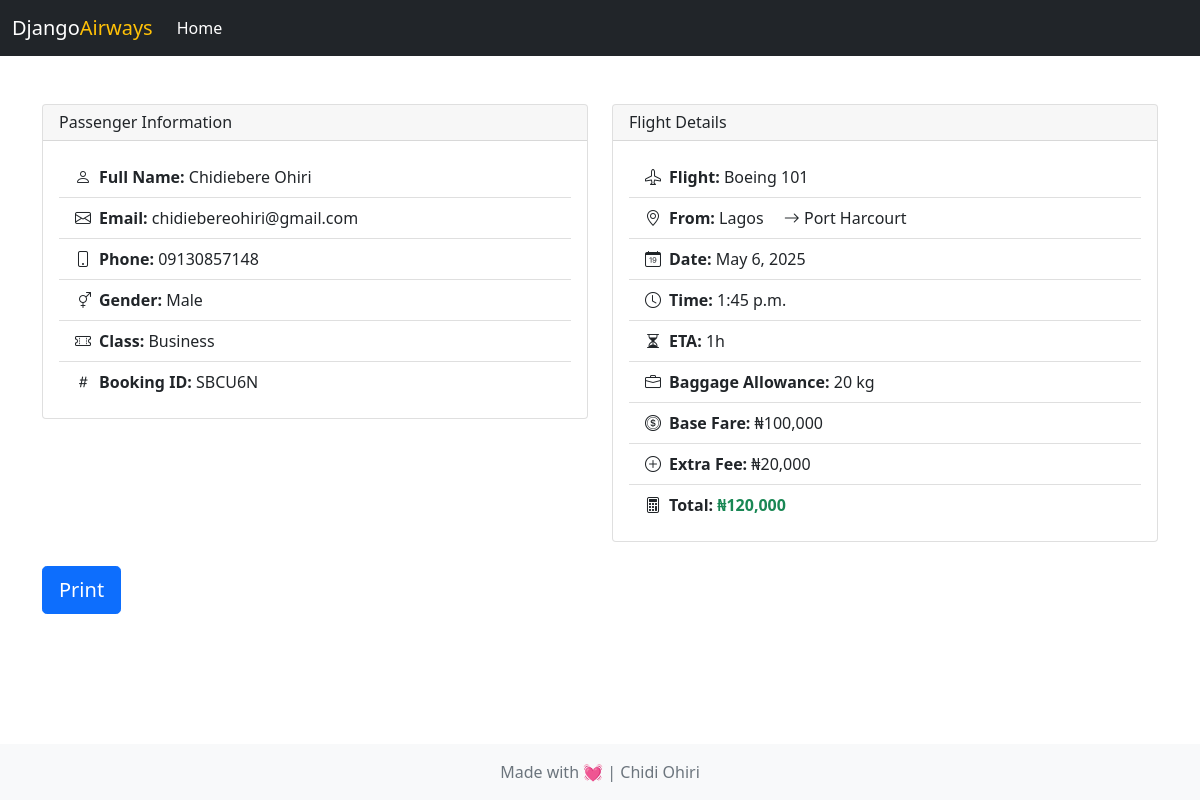
/booking-success/ (signed in), run on the app's committed database.
### booking/models.py (models this page shows, shortened)
class FlightBooking(models.Model):
    flight_schedule = models.ForeignKey(FlightSchedule, on_delete=models.CASCADE)
    first_name = models.CharField(max_length=100)
    surname = models.CharField(max_length=100)
    email = models.EmailField(max_length=100)
    phone = models.CharField(max_length=20)
    gender = models.CharField(
        max_length=20,
        choices=(
            ('Male', 'Male'),
            ('Female', 'Female')
        )
    )
    select_travel_class = models.ForeignKey(TravelClass, on_delete=models.CASCADE)
    unique_id = models.CharField(max_length=5)
    timestamp = models.DateTimeField(auto_now_add=True)
    is_verified = models.BooleanField(default=False)
    total_amount = models.PositiveIntegerField()

class TravelClass(models.Model):
    name = models.CharField(
        choices=(
            ('Business', 'Business'),
            ('Economy', 'Economy')
        )
    )
    timestamp = models.DateTimeField(auto_now_add=True)
    extra_fee = models.PositiveIntegerField(null=True, blank=True)

class FlightSchedule(models.Model):
    plane = models.ForeignKey(Airplane, on_delete=models.CASCADE)
    departure_date = models.DateField()
    departure_time = models.TimeField()
    from_location = models.CharField(
        max_length=100,
        choices=(
            ('Port Harcourt', 'Port Harcourt'),
            ('Abuja', 'Abuja'),
            ('Lagos', 'Lagos'),
            ('Owerri', 'Owerri'),
            ('Kano', 'Kano')
        )
    )
    to_location = models.CharField(
        max_length=100,
        choices=(
            ('Port Harcourt', 'Port Harcourt'),
            ('Abuja', 'Abuja'),
            ('Lagos', 'Lagos'),
            ('Owerri', 'Owerri'),
            ('Kano', 'Kano')
        )
    )
    select_travel_class = models.ManyToManyField(TravelClass)
    eta = models.CharField(
        max_length=50,
        choices=(
            ('30m', '30m'),
            ('45m', '45m'),
            ('1h', '1h'),
            ('1h 15m', '1h 15m'),
            ('1h 30m', '1h 30m'),
            ('2h', '2h')
        )
    )
    max_baggage_weight = models.PositiveIntegerField(default=20)
    amount = models.PositiveIntegerField()
    timestamp = models.DateTimeField(auto_now_add=True)

class Airplane(models.Model):
    name = models.CharField(max_length=100)
    business_seat_count = models.PositiveIntegerField(null=True, blank=True, default=0)
    economy_seat_count = models.PositiveIntegerField()
    seat_count_total = models.PositiveIntegerField(null=True, blank=True, editable=False)
    timestamp = models.DateTimeField(auto_now_add=True)

### booking/views.py (the view)
# urls.py: path('booking-success/', views.booking_success, name='booking-success')
def booking_success(request):
    booking_id = request.session.get('booking_id')
    if booking_id:
        checkout = FlightBooking.objects.get(id=booking_id)
        context = {'checkout':checkout}
        return render(request, 'booking/booking_success.html', context)
    else:
        return redirect('flight-schedules')

### templates/booking/booking_success.html
{% extends 'base.html' %}
{% load humanize %}
{% load widget_tweaks %}
{% block content %}
<div class="row">
    <div class="col-md-6">
        <div class="card mb-4">
            <div class="card-header d-flex justify-content-between align-items-center">
                <h6 class="mb-0">Passenger Information</h6>
            </div>
            <div class="card-body">
                <ul class="list-group list-group-flush">
                    <li class="list-group-item">
                        <strong><i class="bi bi-person me-2"></i>Full Name:</strong> {{ checkout.first_name }} {{ checkout.surname }}
                    </li>
                    <li class="list-group-item">
                        <strong><i class="bi bi-envelope me-2"></i>Email:</strong> {{ checkout.email }}
                    </li>
                    <li class="list-group-item">
                        <strong><i class="bi bi-phone me-2"></i>Phone:</strong> {{ checkout.phone }}
                    </li>
                    <li class="list-group-item">
                        <strong><i class="bi bi-gender-ambiguous me-2"></i>Gender:</strong> {{ checkout.gender }}
                    </li>
                    <li class="list-group-item">
                        <strong><i class="bi bi-ticket-perforated me-2"></i>Class:</strong> {{ checkout.select_travel_class.name }}
                    </li>
                    <li class="list-group-item">
                        <strong><i class="bi bi-hash me-2"></i>Booking ID:</strong> {{ checkout.unique_id }}
                    </li>
                </ul>
            </div>
        </div>
    </div>
    <div class="col-md-6">
        <div class="card mb-4">
            <div class="card-header d-flex justify-content-between align-items-center">
                <h6 class="mb-0">Flight Details</h6>
            </div>
            <div class="card-body">
                <ul class="list-group list-group-flush">
                    <li class="list-group-item">
                        <strong><i class="bi bi-airplane me-2"></i>Flight:</strong> {{ checkout.flight_schedule.plane.name }}
                    </li>
                    <li class="list-group-item">
                        <strong><i class="bi bi-geo-alt me-2"></i>From:</strong> {{ checkout.flight_schedule.from_location }}
                        <span class="ms-3"><strong><i class="bi bi-arrow-right"></i></strong></span>
                        {{ checkout.flight_schedule.to_location }}
                    </li>
                    <li class="list-group-item">
                        <strong><i class="bi bi-calendar-date me-2"></i>Date:</strong> {{ checkout.flight_schedule.departure_date }}
                    </li>
                    <li class="list-group-item">
                        <strong><i class="bi bi-clock me-2"></i>Time:</strong> {{ checkout.flight_schedule.departure_time }}
                    </li>
                    <li class="list-group-item">
                        <strong><i class="bi bi-hourglass-split me-2"></i>ETA:</strong> {{ checkout.flight_schedule.eta }}
                    </li>
                    <li class="list-group-item">
                        <strong><i class="bi bi-briefcase me-2"></i>Baggage Allowance:</strong> {{ checkout.flight_schedule.max_baggage_weight }} kg
                    </li>
                    <li class="list-group-item">
                        <strong><i class="bi bi-coin me-2"></i>Base Fare:</strong> ₦{{ checkout.flight_schedule.amount|intcomma }}
                    </li>
                    {% if checkout.select_travel_class.extra_fee %}
                    <li class="list-group-item">
                        <strong><i class="bi bi-plus-circle me-2"></i>Extra Fee:</strong> ₦{{ checkout.select_travel_class.extra_fee|intcomma }}
                    </li>
                    {% endif %}
                    <li class="list-group-item">
                        <strong><i class="bi bi-calculator me-2"></i>Total:</strong>
                        <span class="text-success fw-bold">₦{{ checkout.total_amount|intcomma }}</span>
                    </li>
                </ul>
            </div>
        </div>
    </div>
</div>
<div>
    <a href="#" class="btn btn-primary btn-lg" onclick="window.print(); return false;">Print</a>
</div>
{% endblock content %}

### data on the page
FlightBooking: first_name "Chidiebere", surname "Ohiri", email "chidiebereohiri@gmail.com", phone "09130857148", gender "Male", select_travel_class.name "Business", unique_id "SBCU6N", flight_schedule.plane.name "Boeing 101", flight_schedule.from_location "Lagos", flight_schedule.to_location "Port Harcourt", flight_schedule.departure_date "May 6, 2025", flight_schedule.departure_time "1:45 p.m.", flight_schedule.eta "1h", flight_schedule.max_baggage_weight "20", flight_schedule.amount "100,000", select_travel_class.extra_fee "20,000", total_amount "120,000"
